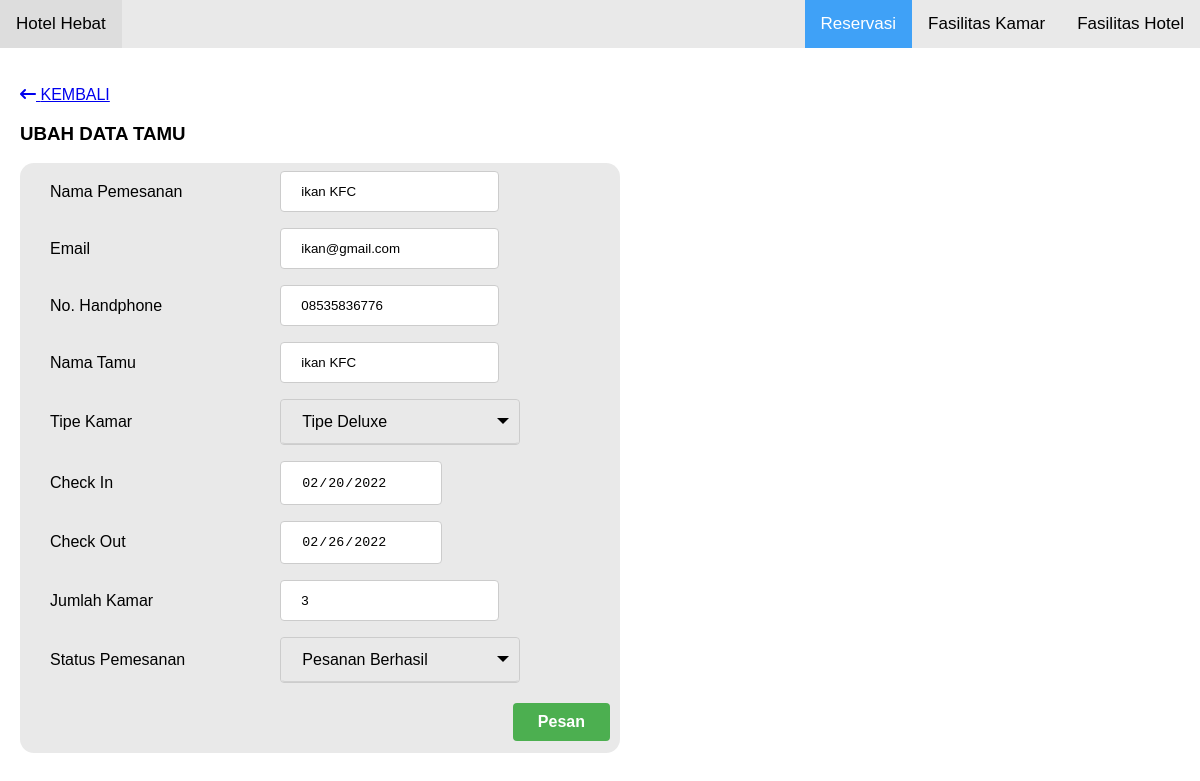
Screenshot of /app/page/reservasi/edit_tamu.php?id=4 with the database file from the repository.
### tables this page shows
CREATE TABLE `transaksi` (
  `id` int(11) NOT NULL,
  `nama_pemesan` varchar(100) DEFAULT NULL,
  `email` varchar(100) DEFAULT NULL,
  `phone` varchar(100) DEFAULT NULL,
  `nama_tamu` varchar(255) DEFAULT NULL,
  `tipe_fasilitas` varchar(100) DEFAULT NULL,
  `check_in` date DEFAULT NULL,
  `check_out` date DEFAULT NULL,
  `jumlah_kamar` int(11) DEFAULT NULL,
  `status_pemesanan` varchar(100) DEFAULT NULL,
  `created_at` date DEFAULT NULL,
  `updated_at` date DEFAULT NULL
);

### app/page/reservasi/edit_tamu.php (the view, shortened to what this page needs)
<?php include "../../templates-admin/header.php"; ?>
<div class="main form-detail">
  <br />
  <a href="reservasi.php"><i class="fa-solid fa-arrow-left-long"></i> KEMBALI</a>
  <h3>UBAH DATA TAMU</h3>
  <?php
    include '../../config/koneksi.php';
    $id = $_GET['id'];
    $datas = mysqli_query($koneksi, "SELECT * FROM transaksi WHERE id='$id'");
    while($data = mysqli_fetch_array($datas)){
  ?>
  <form method="post" action="edit_tamu_aksi.php">
    <table>
      <tr>
        <td>Nama Pemesanan</td>
        <td><input type="text" id="nama-pemesanan" name="nama-pemesanan" value="<?php echo $data['nama_pemesan']; ?>"></td>
      </tr>
      <tr>
        <td>Email</td>
        <td><input type="email" id="email" name="email" value="<?php echo $data['email']; ?>"></td>
      </tr>
      <tr>
        <td>No. Handphone</td>
        <td><input type="text" id="no-hp" name="no-hp" value="<?php echo $data['phone']; ?>"></td>
      </tr>
      <tr>
        <td>Nama Tamu</td>
        <td><input type="text" id="nama-tamu" name="nama-tamu" value="<?php echo $data['nama_tamu']; ?>"></td>
      </tr>
      <tr>
        <td>Tipe Kamar</td>
        <td>
          <div class="custom-select">
            <select id="tipe-kamar" name="tipe-kamar" value="<?php echo $data['tipe_fasilitas']; ?>">
              <?php
                if($data['tipe_fasilitas'] == "deluxe"){ echo "<option value='deluxe' selected>Tipe Deluxe</option>"; }else{ echo "<option value='superior'>Tipe Superior</option>"; }
              ?>
            </select>
          </div>
        </td>
      </tr>
      <tr>
        <td>Check In</td>
        <td>
          <input type="date" class="calender" id="check-in" name="check-in" value="<?php echo $data['check_in']; ?>">
        </td>
      </tr>
      <tr>
        <td>Check Out</td>
        <td>
          <input type="date" class="calender" id="check-out" name="check-out" value="<?php echo $data['check_out']; ?>">
        </td>
      </tr>
      <tr>
        <td>Jumlah Kamar</td>
        <td><input type="text" id="jumlah-kamar" name="jumlah-kamar" value="<?php echo $data['jumlah_kamar']; ?>"></td>
      </tr>
      <tr>
        <td>Status Pemesanan</td>
        <td>
          <div class="custom-select">
            <select id="status-pemesanan" name="status-pemesanan" value="<?php echo $data['status_pemesanan']; ?>">
              <?php
                if($data['status_pemesanan'] == "pesanan berhasil"){
                  echo "<option value='pesanan berhasil' selected>Pesanan Berhasil</option>";
                }elseif($data['status_pemesanan'] == "check in"){
                  echo "<option value='check in' selected>Check In</option>";
                }elseif($data['status_pemesanan'] == "check out"){
                  echo "<option value='check out' selected>Check Out</option>";
                }elseif($data['status_pemesanan'] == "batal pesanan"){
                  echo "<option value='batal pesanan' selected>Batal Pesanan</option>";
                }
              ?>
            </select>
          </div>
        </td>
      </tr>
      <tr>
        <td></td>
        <td><button type="submit" style="
          background-color: #4CAF50; /* Green */
          border: none;
          color: white;
          padding: 10px 25px;
          text-align: center;
          text-decoration: none;
          display: inline-block;
          margin: 4px 2px;
          cursor: pointer;
          font-size: 16px;
          font-weight:bold;
          border-radius:4px;
          float:right;
        ">Pesan</button></td>
      </tr>
    </table>
  </form>
  <?php
	  }
	?>
</div>
<?php include "../../templates-admin/footer.php"; ?>

### public/css/style.css (style rules this page uses)
* { box-sizing: border-box; }
body { margin: 0; font-family: Arial, Helvetica, sans-serif; }
.main { margin: 20px; }
.container input[type=text], input[type=number], input[type=email], input[type=select], input[type=date] { padding: 12px 20px; display: inline-block; border: 1px solid #ccc; box-sizing: border-box; border-radius: 4px; }
table { font-family: arial, sans-serif; border-collapse: collapse; width: 100%; background-color: #e9e9e9; border-radius: 14px; }
td, th { border: 1px solid e9e9e9; text-align: left; padding: 8px 8px 8px 30px; }
.form-detail { width: 600px; }

### public/css/style.calender.css (style rules this page uses)
[type="date"] { background: #fff url(https://cdn1.iconfinder.com/data/icons/cc_mono_icon_set/blacks/16x16/calendar_2.png) 93% 50% no-repeat; }

### public/css/style.slide.show.css (style rules this page uses)
body { font-family: Arial; margin: 0; }
* { box-sizing: border-box; }

### public/css/style.combobox.css (style rules this page uses)
.custom-select { position: relative; border: 1px solid #ccc; width: 240px; border-radius: 4px; }
.custom-select select { display: none; }

### rows the page displays
transaksi: nama-pemesanan "ikan KFC", email "ikan@gmail.com", no-hp "08535836776", nama-tamu "ikan KFC", tipe_fasilitas "Tipe Deluxe", check-in "02/20/2022", check-out "02/26/2022", jumlah-kamar "3", status_pemesanan "Pesanan Berhasil"
